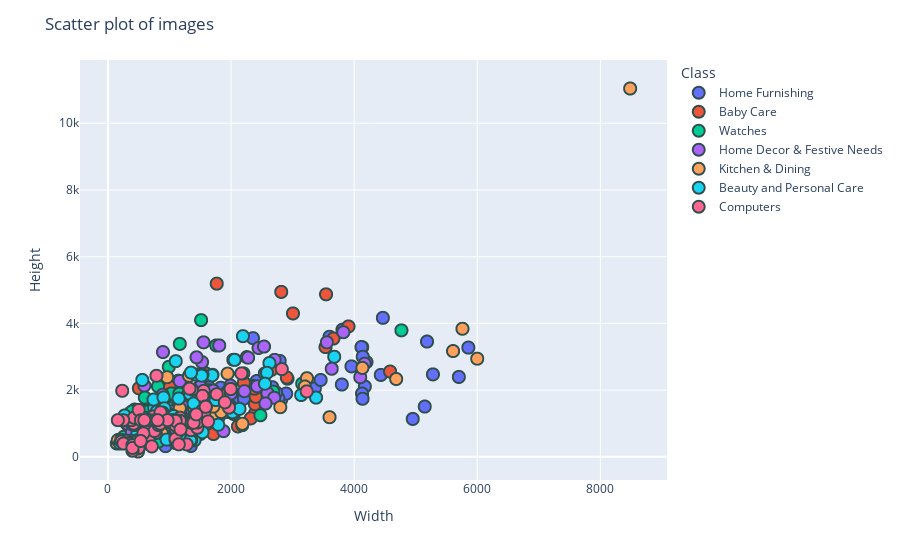

Notebook code for this chart:
### Code cell
# make a scatter plot with plotly
import plotly.express as px
import plotly.graph_objects as go
import plotly.io as pio

# Draw a scatter plot with height and width from df_dashboard as x and y axis
fig = px.scatter(
    df_dashboard,
    x="width",
    y="height",
    color="class",
    hover_name="product_name",
    hover_data=["image"],
)
fig.update_traces(marker=dict(size=12, line=dict(width=2, color="DarkSlateGrey")))
fig.update_layout(
    title="Scatter plot of images",
    xaxis_title="Width",
    yaxis_title="Height",
    legend_title="Class",
)

### Figure 1 — Plotly figure (JSON) as saved in the notebook; plotly's stock layout.template omitted (floating-point values rounded to 4 significant figures; data arrays with more than 128 entries replaced by an {"elided": "..."} marker saying what was removed)
{"data": [{"customdata": {"elided": "150x1 str values"}, "hovertemplate": "<b>%{hovertext}</b><br><br>class=Home Furnishing<br>width=%{x}<br>height=%{y}<br>image=%{customdata[0]}<extra></extra>", "hovertext": {"elided": "150 str values"}, "legendgroup": "Home Furnishing", "marker": {"color": "#636efa", "line": {"color": "DarkSlateGrey", "width": 2}, "size": 12, "symbol": "circle"}, "mode": "markers", "name": "Home Furnishing", "showlegend": true, "type": "scattergl", "x": {"elided": "150 int values"}, "xaxis": "x", "y": {"elided": "150 int values"}, "yaxis": "y"}, {"customdata": {"elided": "150x1 str values"}, "hovertemplate": "<b>%{hovertext}</b><br><br>class=Baby Care<br>width=%{x}<br>height=%{y}<br>image=%{customdata[0]}<extra></extra>", "hovertext": {"elided": "150 str values"}, "legendgroup": "Baby Care", "marker": {"color": "#EF553B", "line": {"color": "DarkSlateGrey", "width": 2}, "size": 12, "symbol": "circle"}, "mode": "markers", "name": "Baby Care", "showlegend": true, "type": "scattergl", "x": {"elided": "150 int values"}, "xaxis": "x", "y": {"elided": "150 int values"}, "yaxis": "y"}, {"customdata": {"elided": "150x1 str values"}, "hovertemplate": "<b>%{hovertext}</b><br><br>class=Watches<br>width=%{x}<br>height=%{y}<br>image=%{customdata[0]}<extra></extra>", "hovertext": {"elided": "150 str values"}, "legendgroup": "Watches", "marker": {"color": "#00cc96", "line": {"color": "DarkSlateGrey", "width": 2}, "size": 12, "symbol": "circle"}, "mode": "markers", "name": "Watches", "showlegend": true, "type": "scattergl", "x": {"elided": "150 int values"}, "xaxis": "x", "y": {"elided": "150 int values"}, "yaxis": "y"}, {"customdata": {"elided": "150x1 str values"}, "hovertemplate": "<b>%{hovertext}</b><br><br>class=Home Decor & Festive Needs<br>width=%{x}<br>height=%{y}<br>image=%{customdata[0]}<extra></extra>", "hovertext": {"elided": "150 str values"}, "legendgroup": "Home Decor & Festive Needs", "marker": {"color": "#ab63fa", "line": {"color": "DarkSlateGrey", "width": 2}, "size": 12, "symbol": "circle"}, "mode": "markers", "name": "Home Decor & Festive Needs", "showlegend": true, "type": "scattergl", "x": {"elided": "150 int values"}, "xaxis": "x", "y": {"elided": "150 int values"}, "yaxis": "y"}, {"customdata": {"elided": "150x1 str values"}, "hovertemplate": "<b>%{hovertext}</b><br><br>class=Kitchen & Dining<br>width=%{x}<br>height=%{y}<br>image=%{customdata[0]}<extra></extra>", "hovertext": {"elided": "150 str values"}, "legendgroup": "Kitchen & Dining", "marker": {"color": "#FFA15A", "line": {"color": "DarkSlateGrey", "width": 2}, "size": 12, "symbol": "circle"}, "mode": "markers", "name": "Kitchen & Dining", "showlegend": true, "type": "scattergl", "x": {"elided": "150 int values"}, "xaxis": "x", "y": {"elided": "150 int values"}, "yaxis": "y"}, {"customdata": {"elided": "150x1 str values"}, "hovertemplate": "<b>%{hovertext}</b><br><br>class=Beauty and Personal Care<br>width=%{x}<br>height=%{y}<br>image=%{customdata[0]}<extra></extra>", "hovertext": {"elided": "150 str values"}, "legendgroup": "Beauty and Personal Care", "marker": {"color": "#19d3f3", "line": {"color": "DarkSlateGrey", "width": 2}, "size": 12, "symbol": "circle"}, "mode": "markers", "name": "Beauty and Personal Care", "showlegend": true, "type": "scattergl", "x": {"elided": "150 int values"}, "xaxis": "x", "y": {"elided": "150 int values"}, "yaxis": "y"}, {"customdata": {"elided": "150x1 str values"}, "hovertemplate": "<b>%{hovertext}</b><br><br>class=Computers<br>width=%{x}<br>height=%{y}<br>image=%{customdata[0]}<extra></extra>", "hovertext": {"elided": "150 str values"}, "legendgroup": "Computers", "marker": {"color": "#FF6692", "line": {"color": "DarkSlateGrey", "width": 2}, "size": 12, "symbol": "circle"}, "mode": "markers", "name": "Computers", "showlegend": true, "type": "scattergl", "x": {"elided": "150 int values"}, "xaxis": "x", "y": {"elided": "150 int values"}, "yaxis": "y"}], "layout": {"legend": {"title": {"text": "Class"}, "tracegroupgap": 0}, "margin": {"t": 60}, "title": {"text": "Scatter plot of images"}, "xaxis": {"anchor": "y", "domain": [0, 1], "title": {"text": "Width"}}, "yaxis": {"anchor": "x", "domain": [0, 1], "title": {"text": "Height"}}}}
